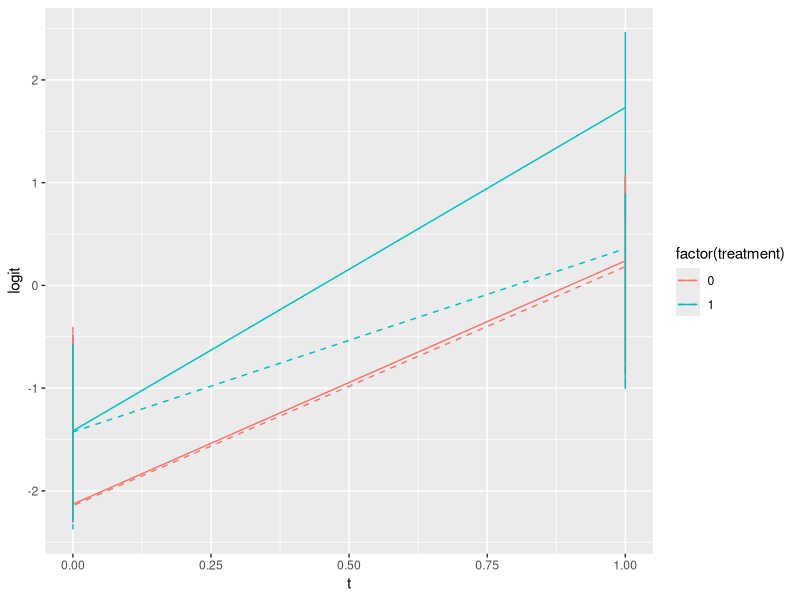
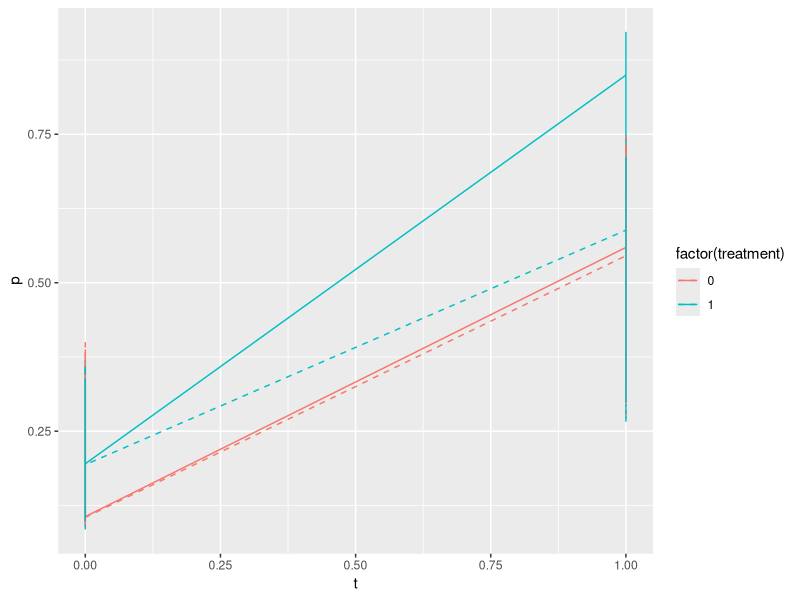
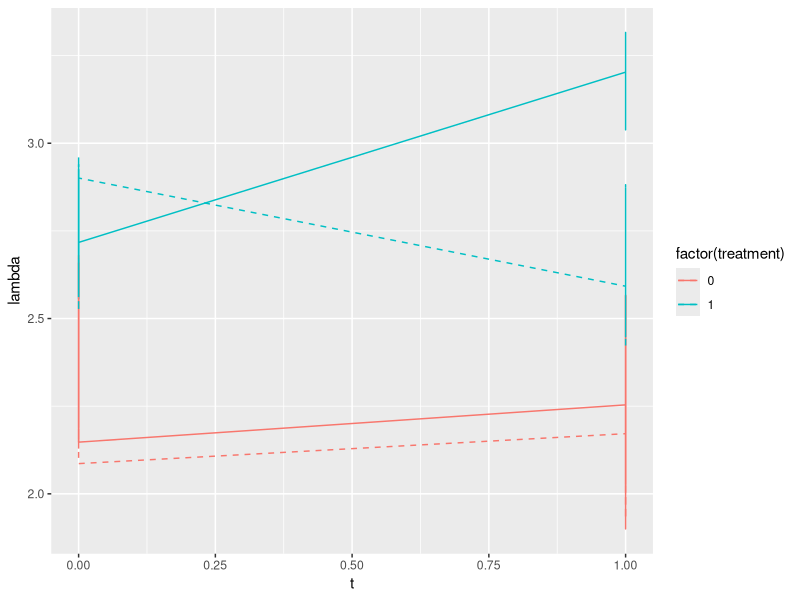
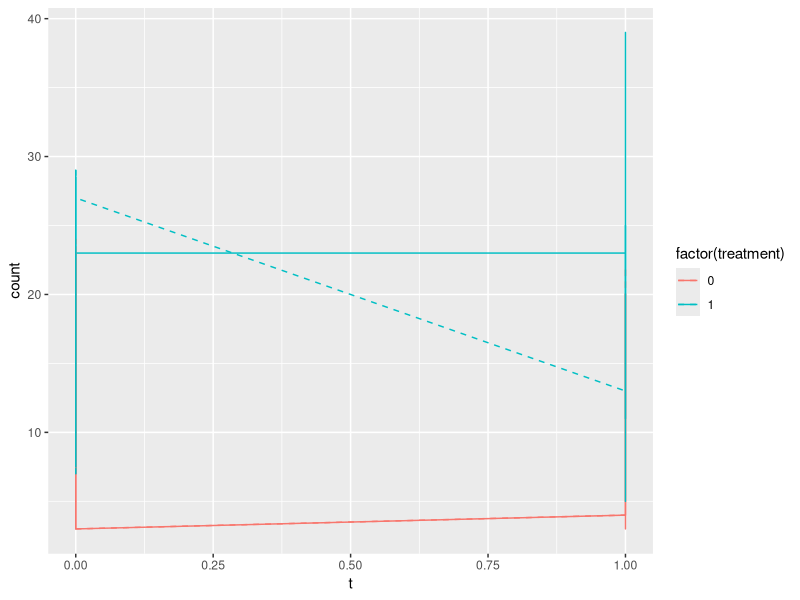
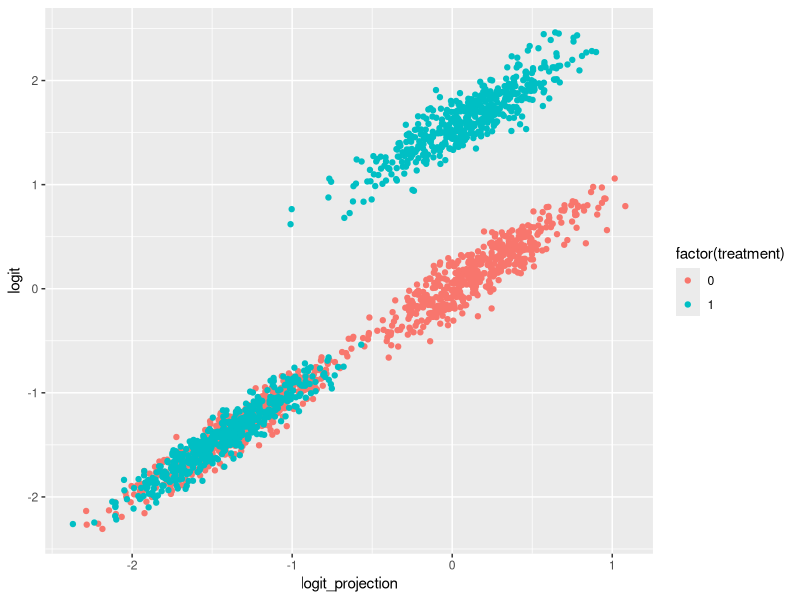
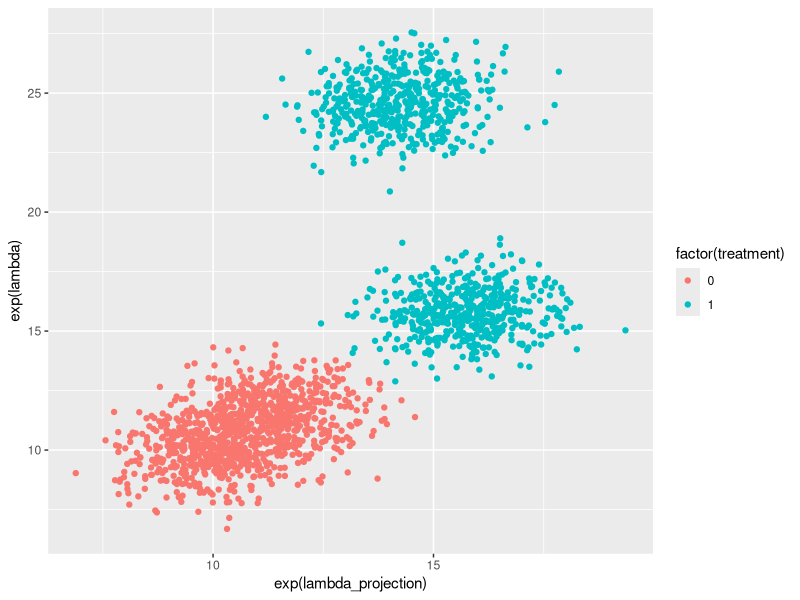

These figures' R source, in order:
## ---- chunk 1
knitr::opts_chunk$set(echo = TRUE)
library(ggplot2)
library(dplyr)
## ---- chunk 2
inverse_logit = function(logit) {
  return (exp(logit)/(1+exp(logit)))
}
## ---- chunk 3
# Binary Timepoint
t = c(rep(0,500), rep(1,500), rep(0,500), rep(1,500))
# Binaray Treatment
treatment = c(rep(0,1000), rep(1,1000))
x = c(rnorm(1000, 0, 1), rnorm(1000, 1, 1))

alpha = rnorm(1,0,1)
gamma = rnorm(1,0,1)
delta_t = rnorm(1,1,1)
tau = rnorm(1,3,1)
beta = rnorm(1,0,1)
error = rnorm(length(treatment), 0, 0.1)
logit = alpha + gamma*treatment + delta_t*t + tau*t*treatment + beta*x + error
p = inverse_logit(logit)

# remove tau term, assuming no treatment
error = rnorm(length(treatment), 0, 0.1)
logit_projection = alpha + gamma*treatment + delta_t*t + beta*x + error*t
logit_projection = logit_projection
p_projection = inverse_logit(logit_projection)
## ---- chunk 4
df_logit = data.frame(t = t, treatment = treatment, logit = logit, p = p, 
                logit_projection = logit_projection, p_projection = p_projection)
ggplot(df_logit, aes(x=t, color=factor(treatment))) + 
  geom_line(aes(y=logit)) + 
  geom_line(aes(y=logit_projection), linetype = "dashed")

ggplot(df_logit, aes(x=t, color=factor(treatment))) + 
  geom_line(aes(y=p)) + 
  geom_line(aes(y=p_projection), linetype = "dashed")

## ---- chunk 5
# Binary Timepoint
t = c(rep(0,500), rep(1,500), rep(0,500), rep(1,500))
# Binaray Treatment
treatment = c(rep(0,1000), rep(1,1000))
x = c(rnorm(1000, 5, 1), rnorm(1000, 10, 1))

alpha = rnorm(1,10,1)
gamma = rnorm(1,1,1)
delta_t = rnorm(1,0,1)
tau = rnorm(1,10,1)
beta = rnorm(1,0,1)
error = rnorm(length(treatment), 0, 1)
lambda = log(alpha + gamma*treatment + delta_t*t + tau*t*treatment + beta*x + error)
count = rpois(length(lambda), exp(lambda))

# get projection count via inverse cdf sampling
# remove tau term, assuming no treatment
error = rnorm(length(treatment), 0, 1)
lambda_projection = log(alpha + gamma*treatment + delta_t*t + beta*x + error)
lambda_projection = lambda_projection
count_projection = qpois(ppois(count, exp(lambda)), exp(lambda_projection))
## ---- chunk 6
df_poisson = data.frame(t = t, treatment = treatment, lambda = lambda, count = count, 
                lambda_projection = lambda_projection, count_projection = count_projection)
ggplot(df_poisson, aes(x=t, color=factor(treatment))) + 
  geom_line(aes(y=lambda)) + 
  geom_line(aes(y=lambda_projection), linetype = "dashed")

ggplot(df_poisson, aes(x=t, color=factor(treatment))) + 
  geom_line(aes(y=count)) + 
  geom_line(aes(y=count_projection), linetype = "dashed")
## ---- chunk 7
DiD = function(Y_before, Y_after, G) {
  treat_after = Y_after[G==1] 
  treat_before = Y_before[G==1] 
  not_treat_after = Y_after[G==0]  
  not_treat_before = Y_before[G==0] 
  
  treated = mean(treat_after) - mean(treat_before)
  not_treated = mean(not_treat_after) - mean(not_treat_before)
  return (treated - not_treated)
}
## ---- chunk 8
ggplot(df_logit, aes(x=logit_projection, color=factor(treatment))) + 
  geom_point(aes(y=logit))

ggplot(df_poisson, aes(x=exp(lambda_projection), color=factor(treatment))) + 
  geom_point(aes(y=exp(lambda)))


DiD(logit_projection, logit, treatment)
DiD(lambda_projection, lambda, treatment)
